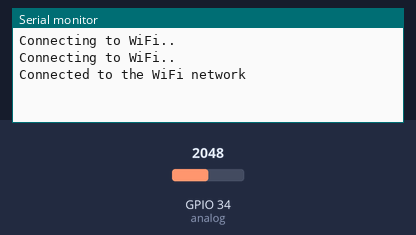
Bench run of a sketch on a simulated ESP32. Parts: the last lines printed to the serial monitor. The test bench sets the inputs (shaded band); at power-on: GPIO 34 (analog) = 2048. WiFi joins after 1.5 s; servers stay silent unless stated; uploads are accepted with an empty reply.

Above: at 3.2 s.
3.3 s: GPIO 34 (analog) set to 2866
At 4.6 s:
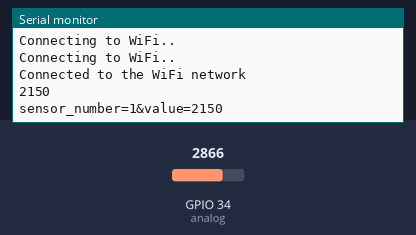
5.1 s: GPIO 34 (analog) set to 3603
At 6.4 s:
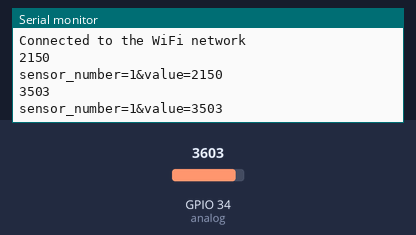

Measured:
- after the input at 3.3 s, the serial monitor: prints a new line after 0.30 s (image 1)
- after the input at 5.1 s, the serial monitor: prints a new line after 0.81 s (image 2)

The sketch:

Http_Post_0609.ino
```cpp
#include <WiFi.h>
#include <HTTPClient.h>
#include <HttpClient.h>

//#include <Wire.h>


const char* ssid = "TWOSOME";
const char* password =  "twosome2644";
const char* serverName = "http://54.167.55.244:5000/";
int value;
int sensor_number = 1;
int analog = 34;

IPAddress hostIp(54, 167, 55, 244);
int SERVER_PORT = 5000;
WiFiClient client;

void setup() {

  Serial.begin(115200);

  WiFi.begin(ssid, password);

  while (WiFi.status() != WL_CONNECTED) { //Check for the connection
    delay(1000);
    Serial.println("Connecting to WiFi..");
  }

  Serial.println("Connected to the WiFi network");

}

void loop() {

 if(WiFi.status()== WL_CONNECTED){   //Check WiFi connection status

     for(int i=0; i<8; i++){
      value+=analogRead(analog);
      delay(200);
     }
     value/=8;

     Serial.println(String(value));
     HTTPClient http;

     http.begin("http://54.167.55.244:5000/");  //Specify destination for HTTP request
     http.addHeader("Content-Type",  "application/x-www-form-urlencoded");             //Specify content-type header

     String httpRequestData = "sensor_number="+String(sensor_number)+"&value="+String(value);
     Serial.println(httpRequestData);
     int httpResponseCode = http.POST(httpRequestData);   //Send the actual POST request

     if(httpResponseCode>0){

      String response = http.getString();                       //Get the response to the request

      //Serial.println(httpResponseCode);   //Print return code
      //Serial.println(response);           //Print request answer

     }else{

      Serial.print("Error on sending POST: ");
      Serial.println(httpResponseCode);

     }

     http.end();  //Free resources

 }else{

    Serial.println("Error in WiFi connection");
 }

  delay(500);  //Send a request every 10 seconds

}
```
